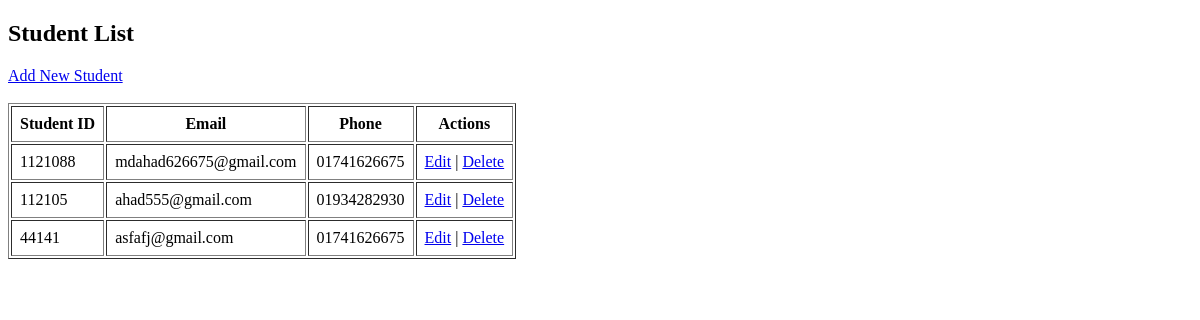
The page /students/ (signed in) on the database as committed earlier.
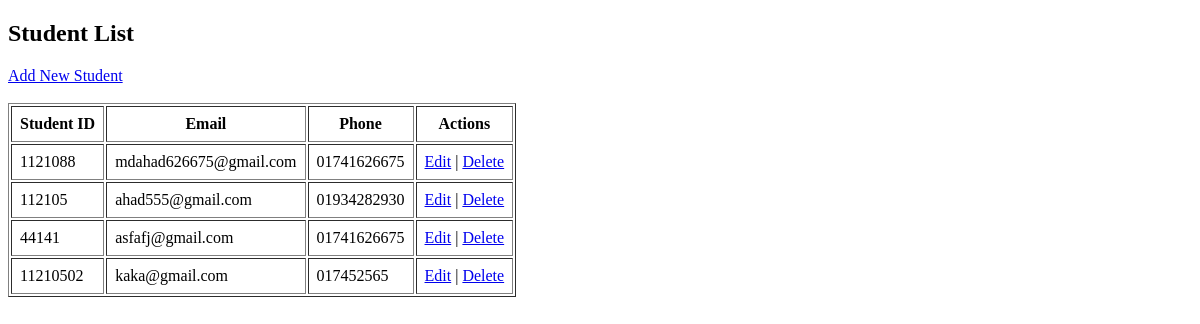
The same page on the database as committed later.
### students/models.py (models this page shows)
class Student(models.Model):
    name = models.CharField(max_length=100)
    student_id = models.CharField(max_length=20, unique=True)
    email = models.EmailField(unique=True)
    phone = models.CharField(max_length=15)
    date_of_birth = models.DateField()
    address = models.TextField()
    profile_picture = models.ImageField(upload_to='students/', blank=True, null=True)
    department = models.ForeignKey(
        Department,
        on_delete=models.CASCADE,
        related_name='students'
    )

### students/views.py (the view)
# urls.py: path('', views.student_list, name='student_list'),
@login_required
def student_list(request):
    students = Student.objects.all()
    return render(request, 'students/student_list.html', {'students': students})

### templates/students/student_list.html (shortened to what this page needs)
<!DOCTYPE html>
<html>
<head>
</head>
<body>
    <h2>Student List</h2>
    <a href="{% url 'students:student_create' %}"> Add New Student</a>
    <br><br>
    <table border="1" cellpadding="8">
        <thead>
            <tr>
                <th>Student ID</th>
                <th>Email</th>
                <th>Phone</th>
                <th>Actions</th>
            </tr>
        </thead>
        <tbody>
            {% for student in students %}
            <tr>
                <td>{{ student.student_id }}</td>
                <td>{{ student.email }}</td>
                <td>{{ student.phone }}</td>
                <td>
                    <a href="{% url 'students:student_update' student.pk %}">Edit</a> |
                    <a href="{% url 'students:student_delete' student.pk %}">Delete</a>
                </td>
            </tr>
            {% empty %}
            <tr>
                <td colspan="4">No students found.</td>
            </tr>
            {% endfor %}
        </tbody>
    </table>
</body>
</html>

Rows that differ between the two databases and show on the page:
added Student: student_id "11210502", email "kaka@gmail.com", phone "017452565"
